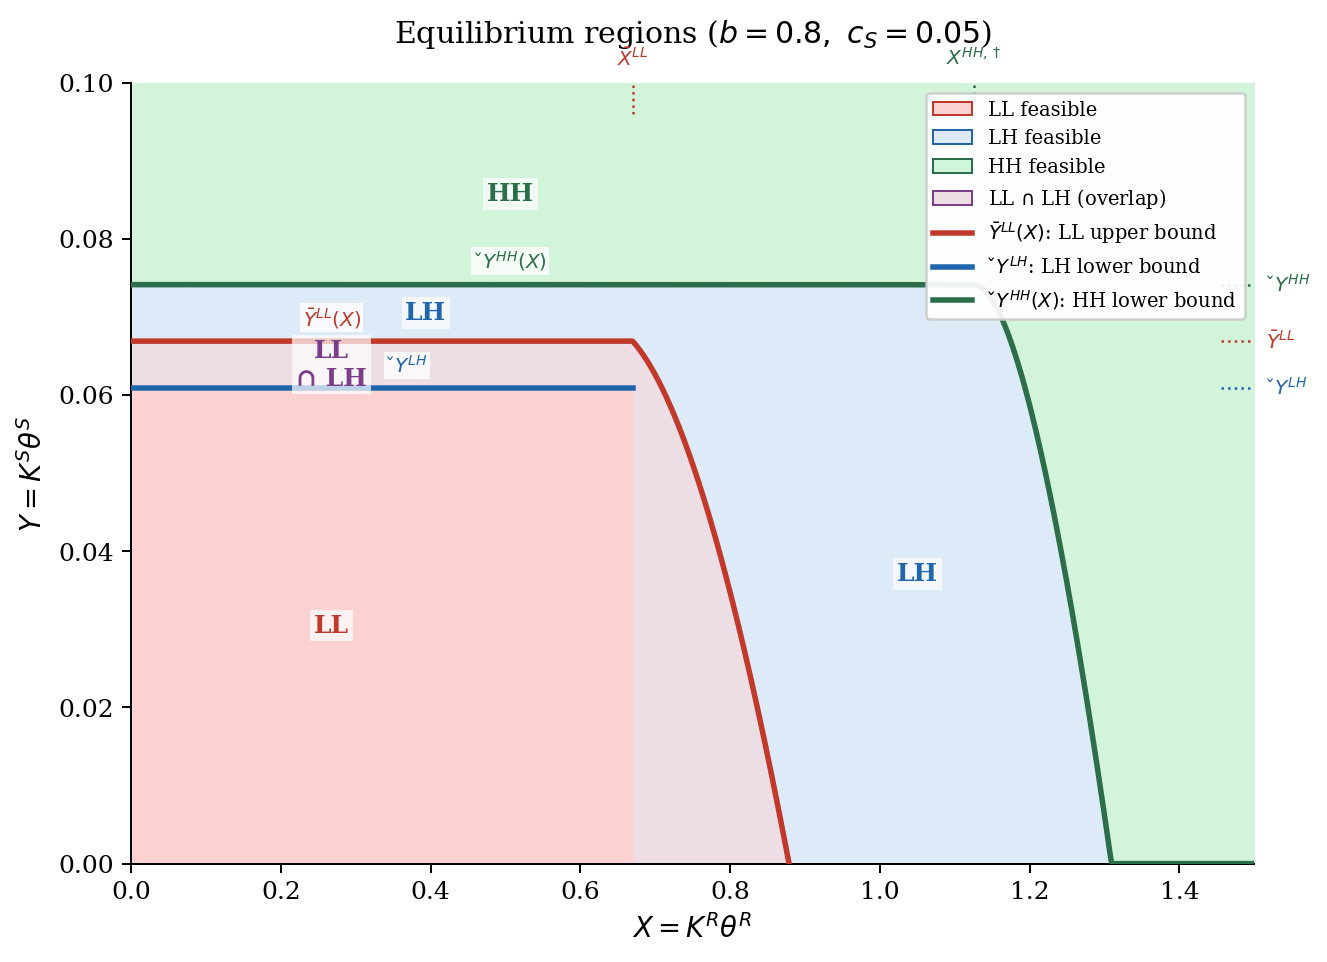

This chart was generated by the following Python code:
"""
Equilibrium region plot in (X, Y) space.
Three regimes: LL (red), LH (blue), HH (green) — no sub-regime distinction.
Fixed axes: X in [0, 1.5], Y in [0, 0.15].
Call with different cS to get different files.
"""

import numpy as np
import matplotlib
# matplotlib.use("Agg")
import os
import matplotlib.pyplot as plt
from matplotlib.patches import Patch
from matplotlib.lines import Line2D

# ── Cool light colour scheme (matching casestudy style) ───────────────────────
C_LL = np.array([0.99, 0.82, 0.82])   # light pink-red
C_LH = np.array([0.87, 0.92, 0.97])   # light blue  (#DEEBF7)
C_HH = np.array([0.82, 0.96, 0.86])   # light green

L_LL = "#C0392B"   # boundary line colours
L_LH = "#2166AC"
L_HH = "#2C6E49"

def make_plot(cS, outfile):
    # ── Fixed model parameters ─────────────────────────────────────────────
    b = 0.8; H = 1.0; L = 0.8
    Lb = 1-L; HL = H*L; rhoR = 0.8; rhoS = 0.8
    b2 = b*b; bm = 2-b; bp = 1+b; cb = 1-cS; L2 = L*L

    # ── Scalar thresholds ──────────────────────────────────────────────────
    X_LL   = 1/(2*rhoR*bm**2*bp*(1-L2))
    Y_LL   = cS*(b*(cS-4)-2*cS+4)/(8*bm*(1-b)*bp*rhoS*(H-L))

    alpha  = cb/bm; A_HH=(2*(1-b)+b*cS)/bm; U_HH=(1-b)*cb**2/(2*bp*bm**2)
    X_HH_d = (b2*cS*(4-3*cS)+4*b*(cS-2)+4*(cS-2)*cS+8)/(16*bm**2*(b2-1)*rhoR*(HL-1))
    X_HH_D = cb**2/(4*b2*bm**2*rhoR*(1-HL))
    Y_HH_0 = cS*(4*(1-b)+cS*(3*b-2))/(8*bm*(1-b2)*rhoS*Lb)

    # LH-hld outer lower bound Y^{LHhld-LB-LLFOC}  (from equilibriaandbounds_v2.tex)
    # Valid for X ≤ bar X^{LL}; marks the LOWEST Y where any LH equilibrium exists.
    _inum = ((b-1)**2*b**3 - 2*(b-2)**2*(b2+b-2)*cS + (b-2)**2*b*cS**2)
    _iden = (b-2)**2*b*cS**2
    _inner = (b2-1)**2*rhoS**2*(H-L)**2 * _inum/_iden
    if _inner >= 0:
        _sq = np.sqrt(_inner)
        _T1 = 2*(b2-1)**2*cS*rhoS*(H-L)
        _T2 = b2*cS*_sq
        _T3 = bp*((b-2)*b-4)*(b-1)**2*rhoS*(H-L)
        Y_LH_LB = (_T1+_T2+_T3)*cS / (8*(b2-2)*(b2-1)**2*rhoS**2*(H-L)**2)
    else:
        Y_LH_LB = 0.0   # fallback

    print(f"cS={cS}  X_LL={X_LL:.3f}  Y_LL={Y_LL:.4f}")
    print(f"       Y_LH_LB={Y_LH_LB:.4f}  overlap_width={Y_LL-Y_LH_LB:.4f}")
    print(f"       X_HH_d={X_HH_d:.3f}  X_HH_D={X_HH_D:.3f}  Y_HH_0={Y_HH_0:.4f}")

    # ── Boundary helpers ───────────────────────────────────────────────────
    def hh_lb(X):
        if X > X_HH_D: return 0.0
        if X > X_HH_d:
            disc = 4*X*rhoR*Lb - alpha**2
            if disc < 0: return Y_HH_0
            D = np.sqrt(disc)
            return max((A_HH*D/(2*np.sqrt(1-b2))-D**2/2-U_HH)/(rhoS*Lb), 0.0)
        return Y_HH_0

    def ll_sqz_ub(X):
        T2 = bp*(1-L2)*rhoR*X
        if T2 <= 0: return 0.0
        T = np.sqrt(T2)
        num = (2*np.sqrt(2)*b*cS*T - 2*bp*bm**2*(L2-1)*rhoR*X
               + 2*np.sqrt(2)*b*T - 4*np.sqrt(2)*T + (cS-1)**2)
        return num/(8*(b2-1)*rhoS*(H-L))

    def ll_ub(X):
        # bar Y^{LL}(X): outer upper bound of LL regime
        return Y_LL if X <= X_LL else max(ll_sqz_ub(X), 0.0)

    def lh_lb(X):
        # Outer lower bound of LH regime:
        #   X ≤ bar X^{LL}: Y^{LHhld-LB-LLFOC} (constant, from tex formula)
        #   X >  bar X^{LL}: 0  (LH-sqz/hld fills entire [0, Y_HH) gap)
        return Y_LH_LB if X <= X_LL else 0.0

    # ── Dynamic axis limits ────────────────────────────────────────────────
    Xmax = 1.5
    Ymax = max(Y_HH_0, Y_LL) * 1.55
    Ymax = round(Ymax * 20) / 20   # round to nearest 0.05

    # ── Grid ──────────────────────────────────────────────────────────────
    NX, NY = 700, 700
    Xg = np.linspace(0, Xmax, NX)
    Yg = np.linspace(0, Ymax, NY)
    XX, YY = np.meshgrid(Xg, Yg)

    ll_ub_arr = np.array([ll_ub(xv) for xv in Xg])
    hh_lb_arr = np.array([hh_lb(xv) for xv in Xg])
    lh_lb_arr = np.array([lh_lb(xv) for xv in Xg])

    # ── Independent regime masks (overlaps allowed) ────────────────────────
    # LL: Y ≤ bar Y^{LL}(X)
    LL = YY <= ll_ub_arr[np.newaxis, :]

    # HH: Y ≥ check Y^{HH}(X)
    HH = YY >= hh_lb_arr[np.newaxis, :]

    # LH: Y^{LH,lb}(X) ≤ Y < check Y^{HH}(X)
    #   Lower bound from Y^{LHhld-LB-LLFOC} (for X ≤ bar X^{LL}) and 0 thereafter.
    #   Upper bound is strictly below HH (LH-hld requires Y < check Y^{HH}).
    LH = (YY >= lh_lb_arr[np.newaxis, :]) & (YY < hh_lb_arr[np.newaxis, :])

    # ── Colour image with overlaps ─────────────────────────────────────────
    r_ch = LL.astype(float)   # LL channel
    b_ch = LH.astype(float)   # LH channel
    g_ch = HH.astype(float)   # HH channel

    # Overlap tint: LL∩LH → redder-blue blend; LL∩HH and LH∩HH absent here
    C_OV = (C_LL + C_LH) / 2   # LL ∩ LH overlap colour

    img = np.ones((NY, NX, 4))
    LL_only  = LL & ~LH & ~HH
    LH_only  = LH & ~LL & ~HH
    HH_only  = HH & ~LL & ~LH
    LL_LH    = LL & LH & ~HH     # the visible overlap region
    nowhere  = ~LL & ~LH & ~HH

    for c in range(3):
        img[:,:,c] = (LL_only *C_LL[c] + LH_only *C_LH[c] +
                      HH_only *C_HH[c] + LL_LH   *C_OV[c] +
                      nowhere * 1.0)
    img[:,:,3] = 1.0

    # ── Figure ─────────────────────────────────────────────────────────────
    plt.rcParams.update({"font.family": "serif", "font.size": 10})
    fig, ax = plt.subplots(figsize=(7.5, 5.5))
    ax.imshow(img, origin="lower", extent=[0, Xmax, 0, Ymax],
              aspect="auto", interpolation="bilinear")

    lw_main = 2.2

    Xp = np.linspace(0, Xmax, 1200)

    # ── Outer boundary lines only (no internal sub-regime lines) ──────────

    # LL outer UB: bar Y^{LL}(X)  — continuous piecewise curve
    ll_line = np.clip([ll_ub(x) for x in Xp], 0, Ymax)
    active  = ll_line > 1e-6
    if active.any():
        ax.plot(Xp[active], ll_line[active], color=L_LL, lw=lw_main, zorder=5)

    # LH outer LB: Y^{LH,lb}(X)  — horizontal at Y_LH_LB for X ≤ bar X^{LL}
    if Y_LH_LB > 0 and Y_LH_LB <= Ymax:
        ax.plot([0, X_LL], [Y_LH_LB, Y_LH_LB], color=L_LH, lw=lw_main, zorder=5)

    # HH outer LB: check Y^{HH}(X)
    hh_line = np.clip([hh_lb(x) for x in Xp], 0, Ymax)
    ax.plot(Xp, hh_line, color=L_HH, lw=lw_main, zorder=5)

    # ── Named boundary annotations ─────────────────────────────────────────
    def blabel(x, y, txt, col, dx=0, dy=0):
        if 0 <= x <= Xmax and 0 < y <= Ymax:
            ax.text(x+dx, y+dy, txt, color=col, fontsize=8,
                    ha="center", va="bottom", zorder=7,
                    bbox=dict(fc="white", ec="none", alpha=0.8, pad=1))

    # LL UB label on curve
    blabel(X_LL*0.40, Y_LL, r"$\bar{Y}^{LL}(X)$", L_LL, dy=Ymax*0.015)

    # LH LB label
    if Y_LH_LB > 0 and Y_LH_LB <= Ymax:
        blabel(X_LL*0.55, Y_LH_LB,
               r"$\check{Y}^{LH}$", L_LH, dy=Ymax*0.015)

    # HH LB label — place at mid-X of flat portion
    blabel(X_HH_d*0.45, Y_HH_0,
           r"$\check{Y}^{HH}(X)$", L_HH, dy=Ymax*0.015)

    # ── Right-spine Y-threshold ticks ─────────────────────────────────────
    y_ticks = [(Y_LL,   r"$\bar{Y}^{LL}$",           L_LL),
               (Y_HH_0, r"$\check{Y}^{HH}$",     L_HH)]
    if Y_LH_LB > 0 and Y_LH_LB <= Ymax:
        y_ticks.append((Y_LH_LB, r"$\check{Y}^{LH}$", L_LH))

    # deduplicate ticks that are too close
    y_ticks.sort(key=lambda t: t[0])
    shown = []
    for yv, lbl, col in y_ticks:
        if yv <= Ymax and all(abs(yv-s) > Ymax*0.02 for s in shown):
            ax.plot([Xmax*0.97, Xmax], [yv, yv], color=col, lw=1.0, ls=":")
            ax.text(Xmax*1.01, yv, lbl, color=col, fontsize=8,
                    ha="left", va="center", zorder=7)
            shown.append(yv)

    # ── Top-spine X-threshold ticks ────────────────────────────────────────
    x_ticks = [(X_LL,   r"$\bar{X}^{LL}$",  L_LL),
               (X_HH_d, r"$X^{HH,\dagger}$",L_HH),
               (X_HH_D, r"$\bar{X}^{HH}$",  L_HH)]
    for xv, lbl, col in x_ticks:
        if xv <= Xmax:
            ax.plot([xv, xv], [Ymax*0.96, Ymax], color=col, lw=1.0, ls=":")
            ax.text(xv, Ymax*1.018, lbl, color=col, fontsize=8,
                    ha="center", va="bottom", zorder=7)

    # ── Regime labels ──────────────────────────────────────────────────────
    def rlab(x, y, txt, col):
        if 0 < x < Xmax and 0 < y < Ymax:
            ax.text(x, y, txt, color=col, ha="center", va="center",
                    fontsize=10, fontweight="bold", zorder=6,
                    bbox=dict(fc="white", ec="none", alpha=0.7, pad=1.5))

    # Pure LL
    rlab(X_LL*0.4, Y_LH_LB*0.5, "LL", L_LL)
    # LL ∩ LH overlap
    if Y_LH_LB > 0:
        ov_mid = (Y_LH_LB + Y_LL)/2
        rlab(X_LL*0.4, ov_mid, "LL\n∩ LH", "#7B3F8A")
    # Pure LH (above LL, below HH)
    lh_mid = (Y_LL + Y_HH_0)/2
    rlab(X_HH_d*0.35, min(lh_mid, Ymax*0.75), "LH", L_LH)
    # LH for X > X_LL
    rlab(min(X_LL*1.6, Xmax*0.7), min(Y_HH_0*0.5, Ymax*0.5), "LH", L_LH)
    # HH
    hh_mid = min(Y_HH_0 + (Ymax-Y_HH_0)*0.45, Ymax*0.92)
    if Y_HH_0 < Ymax:
        rlab(X_HH_d*0.45, hh_mid, "HH", L_HH)

    # ── Axes ──────────────────────────────────────────────────────────────
    ax.set_xlim(0, Xmax)
    ax.set_ylim(0, Ymax)
    ax.set_xlabel(r"$X = K^R\theta^R$", fontsize=11)
    ax.set_ylabel(r"$Y = K^S\theta^S$", fontsize=11)
    ax.set_title(rf"Equilibrium regions ($b=0.8,\ c_S={cS}$)", fontsize=12, pad=16)
    ax.spines["top"].set_visible(False)
    ax.spines["right"].set_visible(False)

    # ── Legend ────────────────────────────────────────────────────────────
    C_OV_t = tuple(C_OV)
    legend_elems = [
        Patch(fc=(*C_LL,1), ec=L_LL, lw=0.8, label="LL feasible"),
        Patch(fc=(*C_LH,1), ec=L_LH, lw=0.8, label="LH feasible"),
        Patch(fc=(*C_HH,1), ec=L_HH, lw=0.8, label="HH feasible"),
        Patch(fc=(*C_OV,1), ec="#7B3F8A", lw=0.8, label="LL $\\cap$ LH (overlap)"),
        Line2D([0],[0], color=L_LL, lw=lw_main,
               label=r"$\bar{Y}^{LL}(X)$: LL upper bound"),
        Line2D([0],[0], color=L_LH, lw=lw_main,
               label=r"$\check{Y}^{LH}$: LH lower bound"),
        Line2D([0],[0], color=L_HH, lw=lw_main,
               label=r"$\check{Y}^{HH}(X)$: HH lower bound"),
    ]
    ax.legend(handles=legend_elems, fontsize=7.8, loc="upper right",
              framealpha=0.93, ncol=1)

    fig.tight_layout()
    fig.savefig(outfile, dpi=180, bbox_inches="tight")
    print(f"Saved {outfile}")
    plt.show()
    plt.close(fig)


# ── Run both parameter sets ───────────────────────────────────────────────────
base = os.getcwd()
make_plot(cS=0.05, outfile=base + "\eqm_region_plot.png")
make_plot(cS=0.20, outfile=base + "\eqm_region_plot_cS02.png")
